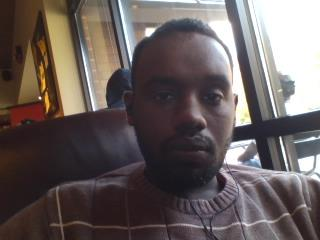
#> input picture face_detect/face_1.jpg, 320 x 240 px
$ python haar_face_detect.py
#> lines starting #> are read from the running program, lines starting #| are printed output that depends on the picture
import numpy as np
import cv2

face_cascade = cv2.CascadeClassifier('/usr/local/share/OpenCV/haarcascades/haarcascade_frontalface_default.xml')
eye_cascade  = cv2.CascadeClassifier('/usr/local/share/OpenCV/haarcascades/haarcascade_eye.xml')

print(face_cascade)
print(eye_cascade)

img = cv2.imread('face_1.jpg')
#> img is the input picture: shape (240, 320, 3); mean B, G, R 92.2, 93.6, 103.3
gray = cv2.cvtColor(img,cv2.COLOR_BGR2GRAY)
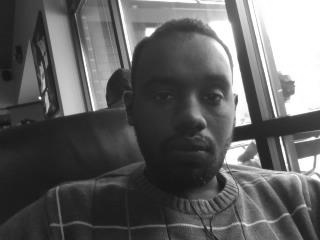
#> gray: shape (240, 320); min 19, max 255, mean 96.3

faces = face_cascade.detectMultiScale(gray,1.3,5)
#> faces = ()
print(faces)
for (x,y,w,h) in faces:
    img = cv2.rectangle(img,(x,y),(x+w,y+h),(255,0,0),2)
    roi_gray = gray[y:y+h, x:x+w]
    roi_color = img[y:y+h, x:x+w]
    eyes = eye_cascade.detectMultiScale(roi_gray)

    for (ex,ey,ew,eh) in eyes:
        cv2.rectangle(roi_color,(ex,ey),(ex+ew,ey+eh),(0,255,0),2)
#> this loop made 0 passes

cv2.imshow('img',img )
cv2.imshow('img2',gray)
cv2.waitKey(0)
cv2.destroyAllWindows()
